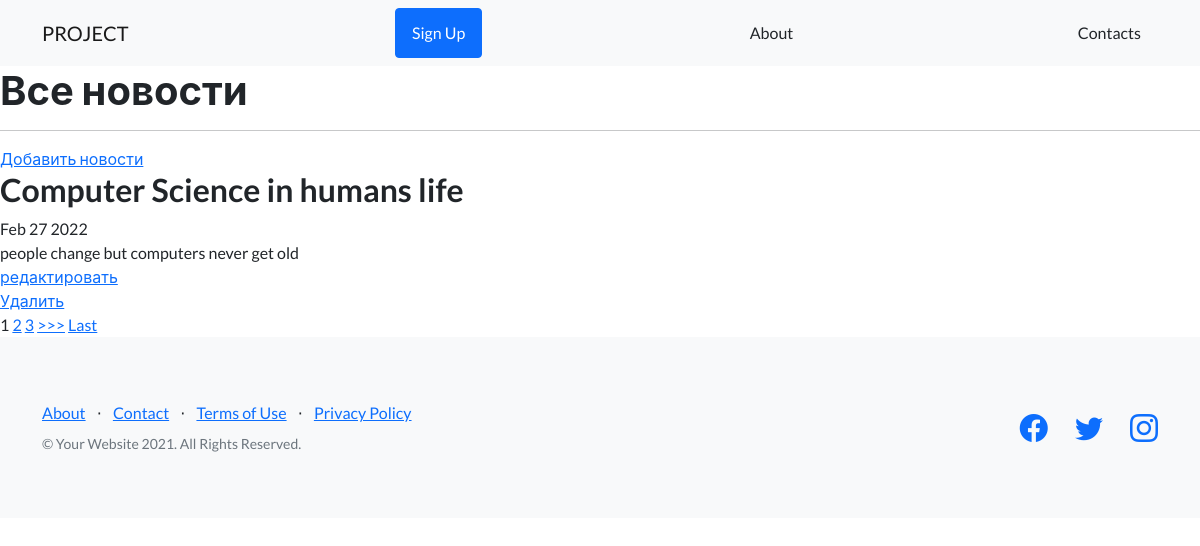
Page /news/ on the committed database.
### news/models.py (models this page shows, shortened)
class Post(models.Model):
    author = models.ForeignKey(Author, on_delete=models.CASCADE)
    NEWS = 'NW'
    ARTICLE = 'AR'
    CATEGORY_CHOISES = (
        (NEWS, 'новость'),
        (ARTICLE, 'статья'),
    )
    categoryType = models.CharField(max_length=2, choices=CATEGORY_CHOISES, default=ARTICLE)
    dateCreation = DateTimeField(auto_now_add=True)
    postCategory = models.ManyToManyField(Category, through='postCategory')
    title = models.CharField(max_length=128)
    text = models.TextField()
    rating = models.SmallIntegerField(default=0)

### news/views.py (the view)
# urls.py: path('', PostsList.as_view()),
class PostsList(ListView):
    model = Post
    template_name = 'news.html'
    context_object_name = 'news'
    ordering = ['-id']
    paginate_by = 1

### templates/news.html (shortened to what this page needs)
{% extends 'flatpages/default.html' %}
{% block content %}
    <h1>Все новости</h1>
    <hr>
    <a href="/news/add/">Добавить новости</a>
    {% if news %}
        {% for post in news %}
        <h2>{{ post.title }}</h2>
        {{ post.dateCreation|date:'M d Y' }}<br>
        {{ post.text|truncatechars:50 }}<br>
        <a href="/news/{{post.pk}}/edit/">редактировать</a><br>
        <a href="{% url 'post_delete' post.id %}"><u> Удалить </u></a>
        {% endfor %}
    {% else %}
        <h2>новостей нет!</h2>
    {% endif %}
    {% if is_paginated %}
    <br>
    {% for num in page_obj.paginator.page_range %}
        {% if page_obj.number == num %}
            <a>{{ num }}</a>
        {% elif num > page_obj.number|add:'-3' and num < page_obj.number|add:'3' %}
            <a href="?page={{ num }}">{{ num }}</a>
        {% endif %}
    {% endfor %}
    {% if page_obj.has_next %}
        <a href="?page={{ page_obj.next_page_number }}">>>></a>
        <a href="?page={{ page_obj.paginator.num_pages }}">Last</a>
    {% endif %}
{% endif %}
{% endblock content %}

### rows in the picture
Post: title "Computer Science in humans life", dateCreation "Feb 27 2022", text "people change but computers never get old"

### other values in the picture
{{ num }} "1"
{{ num }} "2" "3"
